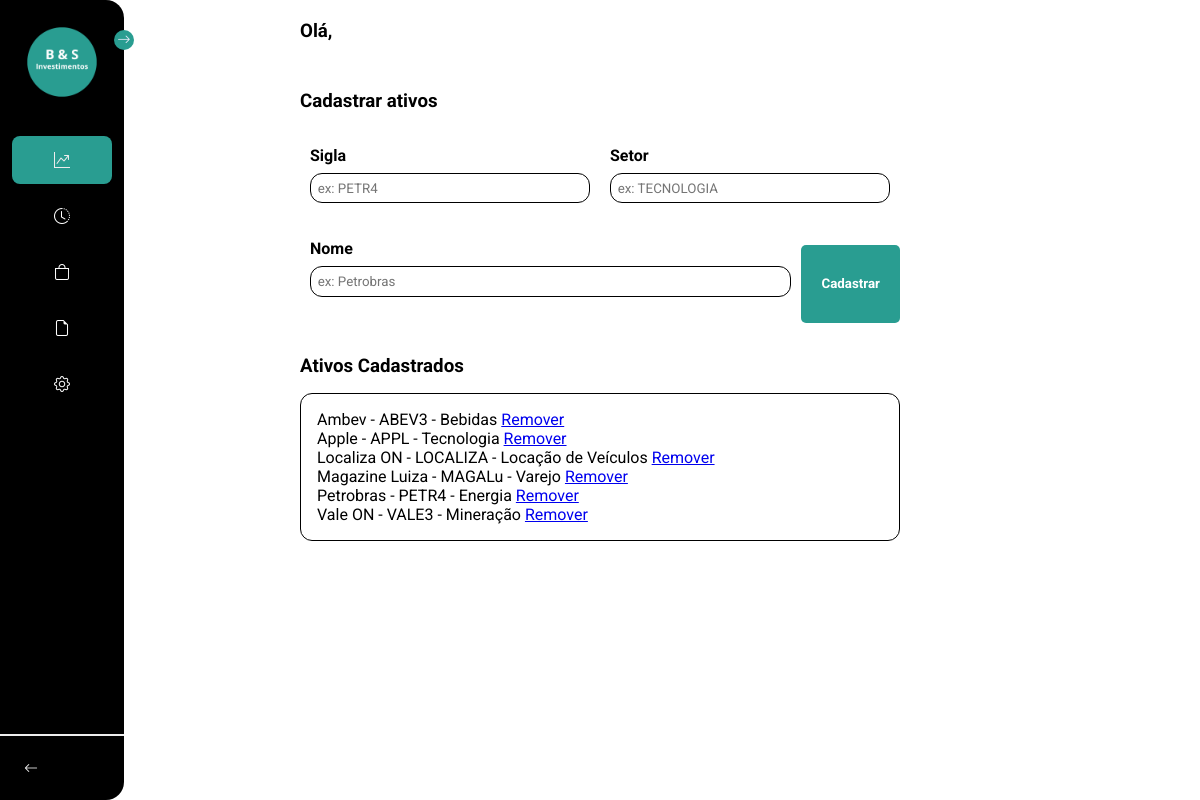
/Home, run on an earlier commit of the app's database.
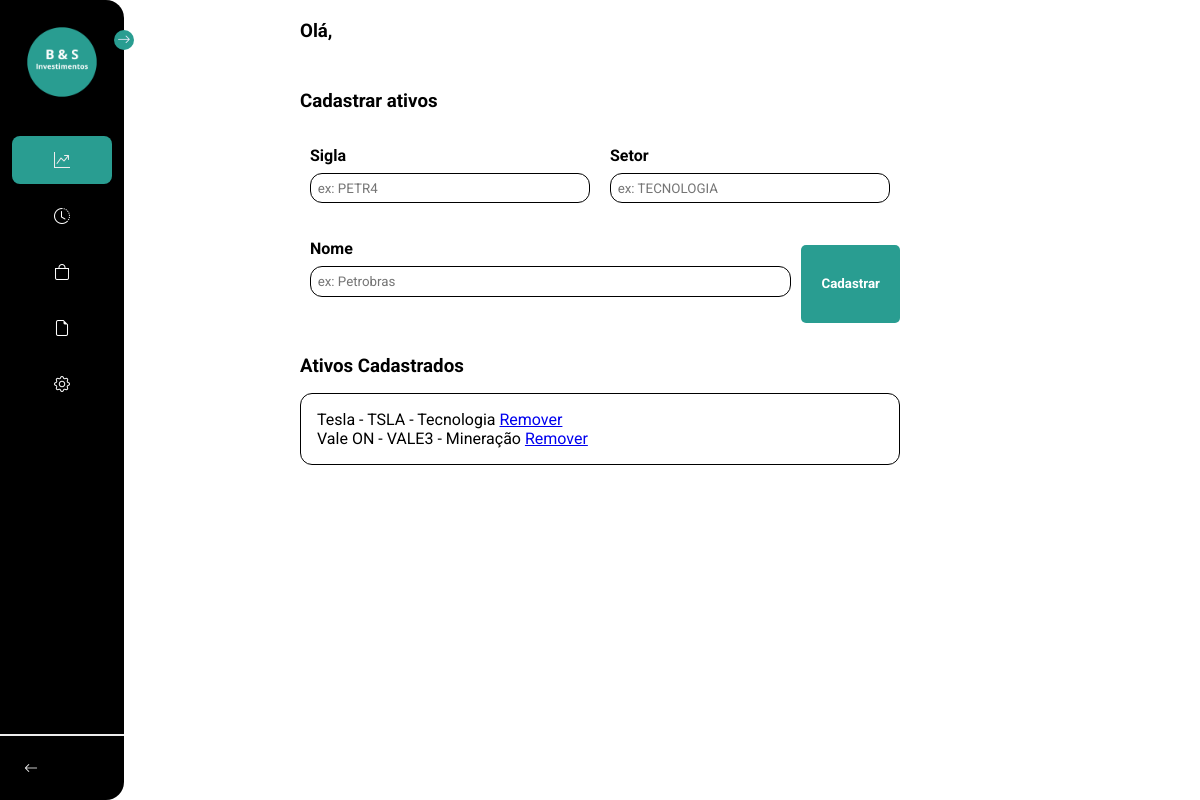
And on a later commit of the database.
### database.py (models this page shows)
class Ativos(db.Model):
    __tablename__ = 'ativos'
    id = db.Column(db.Integer, primary_key=True, autoincrement=True)
    nome = db.Column(db.String(255), nullable=False)
    sigla = db.Column(db.String(10), nullable=False)
    setor_id = db.Column(db.Integer, db.ForeignKey('setores.id_setor'), nullable=False)
    setor = db.relationship('Setores', back_populates='ativos')

class Setores(db.Model):
    __tablename__ = 'setores'
    id_setor = db.Column(db.Integer, primary_key=True, autoincrement=True)
    nome = db.Column(db.String(255), nullable=False)
    ativos = db.relationship('Ativos', back_populates='setor', lazy=True)

### Home/home.py (the view)
@Home_blueprint.route('/Home')
def pagina_home():
    ativos = Ativos.query.order_by(Ativos.nome)
    return render_template('Home/home.html', ativos=ativos)

### database.py (called while the page is built)
@event.listens_for(Engine, "connect")
def set_sqlite_pragma(dbapi_connection, connection_record):
    cursor = dbapi_connection.cursor()
    cursor.execute("PRAGMA foreign_keys=ON")
    cursor.close()

### templates/Home/home.html (shortened to what this page needs)
{% extends 'base.html' %}
{% block content %}
    <link rel="stylesheet" href="{{ url_for('static', filename='Styles/Home.css') }}">
    <main id="main">
        <header>
            <h3>Olá, </h3>
        </header>
        <div class="container">
            <h3>Cadastrar ativos</h3>
            <form id="form" action="{{ url_for('Home.insert_ativo') }}" method="POST">
                <div class="form-group">
                    <label for="ticker">Sigla</label>
                    <input type="text" id="itemInput" placeholder="ex: PETR4" name="sigla" required>
                </div>
                <div class="form-group">
                    <label for="setor">Setor</label>
                    <input type="text" id="itemInput" placeholder="ex: TECNOLOGIA" name="Setor" required>
                </div>
                <div class="form-group">
                    <label for="nome">Nome</label>
                    <input type="text" id="itemInput" placeholder="ex: Petrobras" name="nome" required>
                </div>
                <div class="btn_container">
                    <button class="btn-cadastrar-ativos" id="addItemButton" type="submit">Cadastrar</button>
                </div>
            </form>
        </div>
        <div class="container2">
            <h3>Ativos Cadastrados</h3>
            <div class="ativos_content">
                <ul id="itemList">
                    {% for ativo in ativos %}
                    <li>
                        {{ ativo.nome }} - {{ ativo.sigla }} - {{ ativo.setor.nome }}
                        <a href="#" onclick="excluir('{{ativo.id}}')">Remover</a>
                    </li>
                        {% endfor %}
                </ul>
            </div>
        </div>
    </main>
{% endblock %}

### templates/base.html (shortened to what this page needs)
<!DOCTYPE html>
<html lang="en">
<head>
     <link rel="stylesheet" href="https://cdn.jsdelivr.net/npm/bootstrap-icons@1.3.0/font/bootstrap-icons.css">
     <link rel="stylesheet" href="{{ url_for('static', filename='Styles/menuBase.css') }}">
</head>
<body>
    <nav id="sidebar">
        <div id="sidebar_content">
            <div class="Logo">
                <img src="{{ url_for('static', filename='img/logomarca.png') }}" alt="Logo marca">
            </div>
            <ul id="side_items">
                <li class="side-item active">
                    <a href="#">
                        <i class="bi bi-graph-up"></i>
                    </a>
                </li>
                <li class="side-item">
                    <a href="#">
                        <i class="bi bi-clock-history"></i>
                    </a>
                </li>
                <li class="side-item">
                    <a href="#">
                        <i class="bi bi-bag"></i>
                    </a>
                </li>
                <li class="side-item">
                    <a href="#">
                        <i class="bi bi-file-earmark"></i>
                    </a>
                </li>
                <li class="side-item">
                    <a href="#">
                        <i class="bi bi-gear"></i>
                    </a>
                </li>
            </ul>
            <button id="open_btn">
                <i id="open_btn_icon" class="bi bi-arrow-right"></i>
            </button>
        </div>
        <div id="logout">
            <button id="logout_btn" >
                <i class="bi bi-arrow-left"></i>
            </button>
        </div>
    </nav>
    <main id="main">
        {% block content %}
        {% endblock %}
    </main>
</body>
</html>

### Static/Styles/menuBase.css (style rules this page uses)
* { margin: 0; padding: 0; box-sizing: border-box; font-family: 'Roboto', sans-serif; }
body { display: flex; min-height: 100vh; background-color: #fff; }
#sidebar { display: flex; flex-direction: column; justify-content: space-between; background-color: #000; height: 100vh; border-radius: 0px 18px 18px 0px; position: relative; transition: all .5s; min-width: 82px; z-index: 2; }
#sidebar_content { padding: 12px; }
#side_items { display: flex; flex-direction: column; gap: 8px; list-style: none; }
.side-item { border-radius: 8px; padding: 14px; cursor: pointer; }
.side-item.active { background-color: #299d91; }
.side-item a { text-decoration: none; display: flex; align-items: center; justify-content: center; color: #fff; font: bold; }
.side-item.active a { color: #ededed; }
.side-item a i { display: flex; align-items: center; justify-content: center; width: 20px; height: 20px; }
#logout { border-top: 2px solid #ededed; padding: 12px; }
#logout i { color: #ededed; }
#logout_btn { border: none; padding: 12px; font-size: 14px; display: flex; gap: 20px; align-items: center; border-radius: 8px; text-align: start; cursor: pointer; background-color: transparent; }
#open_btn { position: absolute; top: 30px; right: -10px; background-color: #299d91; color: #e3e9f7; border-radius: 100%; width: 20px; height: 20px; border: none; cursor: pointer; }
#open_btn_icon { transition: transform .3s ease; }
.Logo { display: flex; justify-content: center; align-items: center; margin-bottom: 24px; }
.Logo img { width: 100px; height: 100px; object-fit: cover; }

### Static/Styles/home.css (style rules this page uses)
main { padding: 10px; position: fixed; z-index: 1; padding-left: calc(130px + 20px); transition: margin-left 0.5s ease; }
.container { max-width: 600px; margin: 0 auto; margin-top: 3rem; }
.container h3 { margin-bottom: 1.5rem; }
form { display: flex; flex-wrap: wrap; justify-content: space-between; }
.form-group { flex: 1 1 45%; margin-bottom: 1em; padding: 10px; }
.form-group label { display: block; font-weight: bold; margin-bottom: 0.5em; }
.form-group input { width: 100%; padding: 0.5em; border-radius: 12px; border: 1px solid #000; box-sizing: border-box; }
.btn_container { display: flex; justify-content: center; margin-top: 1em; }
.btn-cadastrar-ativos { background-color: #299d91; color: white; padding: 10px 20px; border: none; border-radius: 5px; cursor: pointer; text-align: center; font-weight: bold; }
.container2 { max-width: 600px; margin: 0 auto; margin-top: 2rem; }
.ativos_content { max-width: 100%; border: 1px solid #000; padding: 1rem; border-radius: 12px; margin-top: 1rem; overflow-y: scroll; }
.ativos_content li { list-style-type: none; }

What changed in the data, as far as the page shows it:
removed Ativos: nome "Ambev", sigla "ABEV3", setor.nome "Bebidas"
removed Ativos: nome "Apple", sigla "APPL", setor.nome "Tecnologia"
removed Ativos: nome "Localiza ON", sigla "LOCALIZA", setor.nome "Locação de Veículos"
removed Ativos: nome "Magazine Luiza", sigla "MAGALu", setor.nome "Varejo"
removed Ativos: nome "Petrobras", sigla "PETR4", setor.nome "Energia"
added Ativos: nome "Tesla", sigla "TSLA", setor.nome "Tecnologia"
